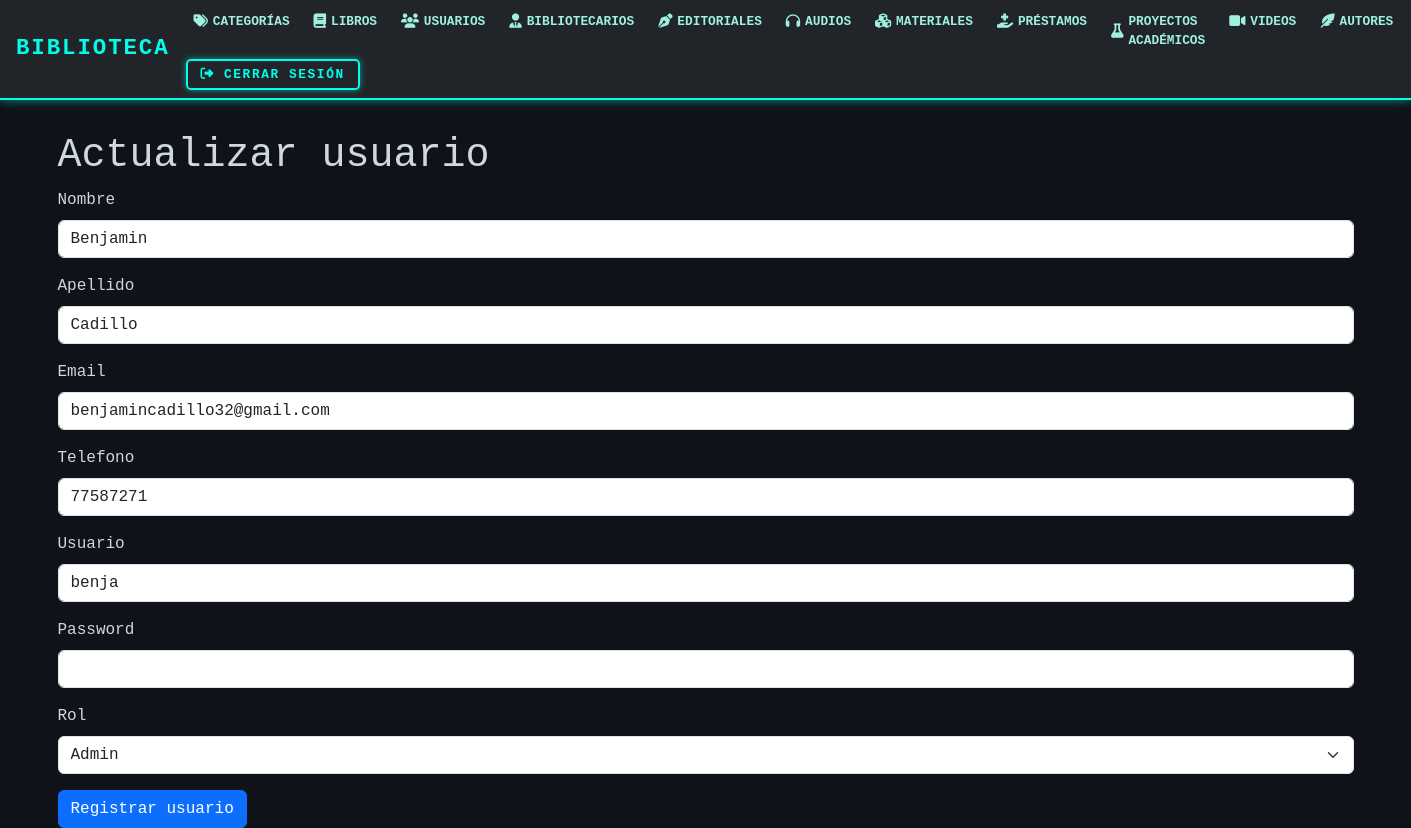
Before: /usuarios/edit/4 (signed in) with the older database file.
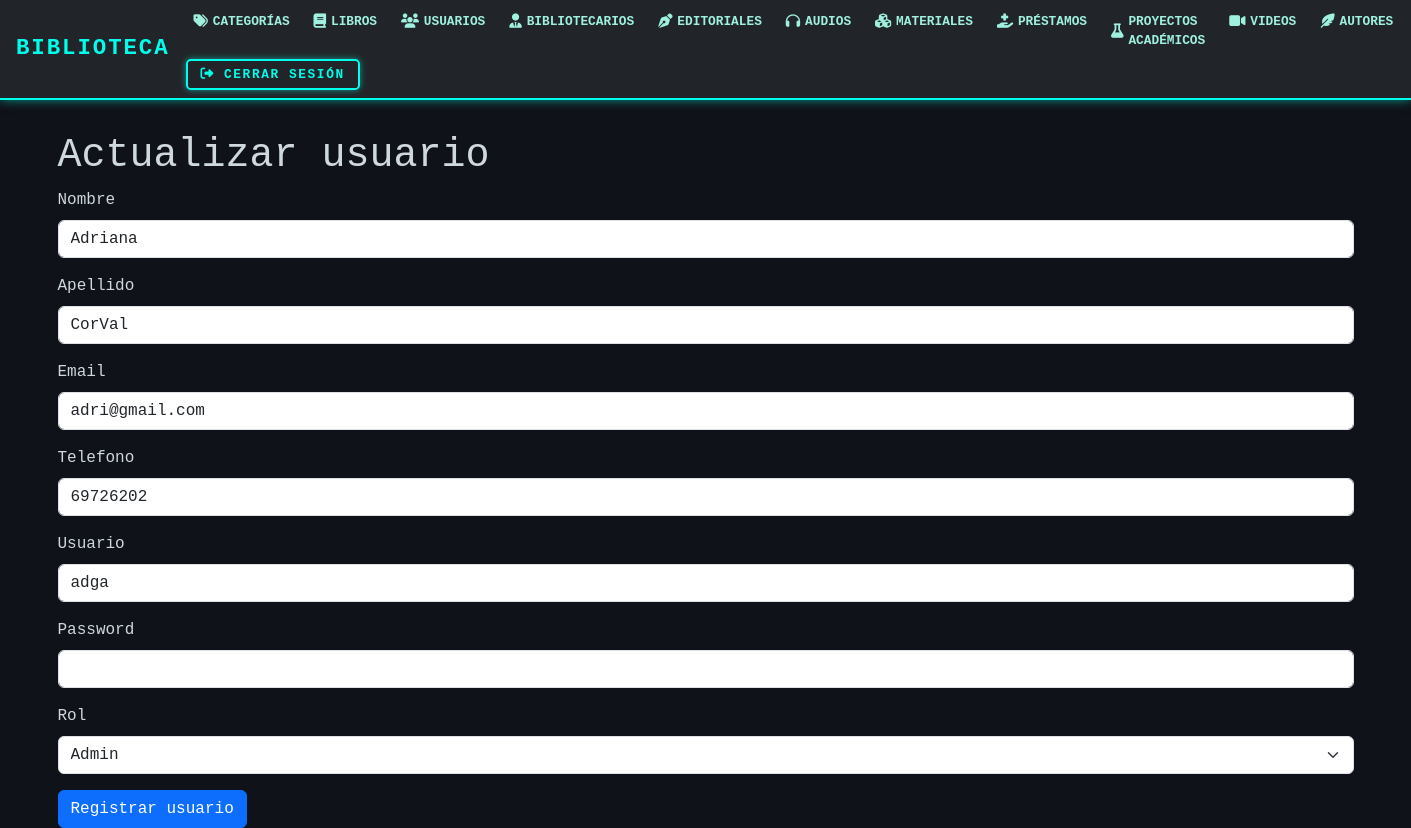
After: the same page with the newer database file.
### models/usuario_model.py (models this page shows, shortened)
class Usuario(db.Model):
    __tablename__ = "usuarios"
    id = db.Column(db.Integer,primary_key=True)
    nombre = db.Column(db.String(80),nullable=False)
    apellido = db.Column(db.String(80),nullable=False)
    email = db.Column(db.String(120),nullable=False)
    telefono = db.Column(db.String(20),nullable=False)
    username = db.Column(db.String(20),nullable=False)
    password = db.Column(db.String,nullable=False)
    tipo = db.Column(db.String(20),nullable=False)
    @staticmethod
    def get_by_id(id):
        return Usuario.query.get(id)

### controllers/usuario_controllers.py (the view, shortened to what this page needs)
@usuario_bp.route("/edit/<int:id>", methods=['GET', 'POST'])
@login_required
@role_required('Admin', 'Bibliotecario')
def edit(id):
    usuario = Usuario.get_by_id(id)
    if session['usuario_tipo'] == 'Bibliotecario' and usuario.tipo != 'Lector':
        abort(403)
    return usuario_view.edit(usuario)

### views/usuario_view.py (called while the page is built)
def edit(usuario):
    return render_template('usuarios/edit.html', usuario=usuario)

### templates/usuarios/edit.html (shortened to what this page needs)
{% extends 'base.html' %}
{% block content %}
<h1>Actualizar usuario</h1>
<form action="{{url_for('usuario.edit',id=usuario.id)}}" method="POST">
    <div class="mb-3">
        <label for="" class="form-label">Nombre</label>
        <input type="text" class="form-control" name="nombre" value="{{usuario.nombre}}" required>
    </div>
    <div class="mb-3">
        <label for="" class="form-label">Apellido</label>
        <input type="text" class="form-control" name="apellido" value="{{usuario.apellido}}" required>
    </div>
    <div class="mb-3">
        <label for="" class="form-label">Email</label>
        <input type="email" class="form-control" name="email" value="{{usuario.email}}" required>
    </div>
    <div class="mb-3">
        <label for="" class="form-label">Telefono</label>
        <input type="text" class="form-control" name="telefono" value="{{usuario.telefono}}" required>
    </div>
    <div class="mb-3">
        <label for="" class="form-label">Usuario</label>
        <input type="text" class="form-control" name="username" value="{{usuario.username}}" required>
    </div>
    <div class="mb-3">
        <label for="" class="form-label">Password</label>
        <input type="password" class="form-control" name="password">
    </div>
    <div class="mb-3">
        <label for="" class="form-label">Rol</label>
        <select name="tipo" class="form-select" required>
            <option value="Admin" {%if usuario.rol == 'Admin'%}selected{%endif%}>Admin</option>
        </select>
    </div>
    <button type="submit" class="btn btn-primary">Registrar usuario</button>
</form>
{% endblock %}

Changed rows visible on the page:
changed Usuario: nombre "Benjamin" → "Adriana"; apellido "Cadillo" → "CorVal"; email "benjamincadillo32@gmail.com" → "adri@gmail.com"; telefono "77587271" → "69726202"; username "benja" → "adga"
